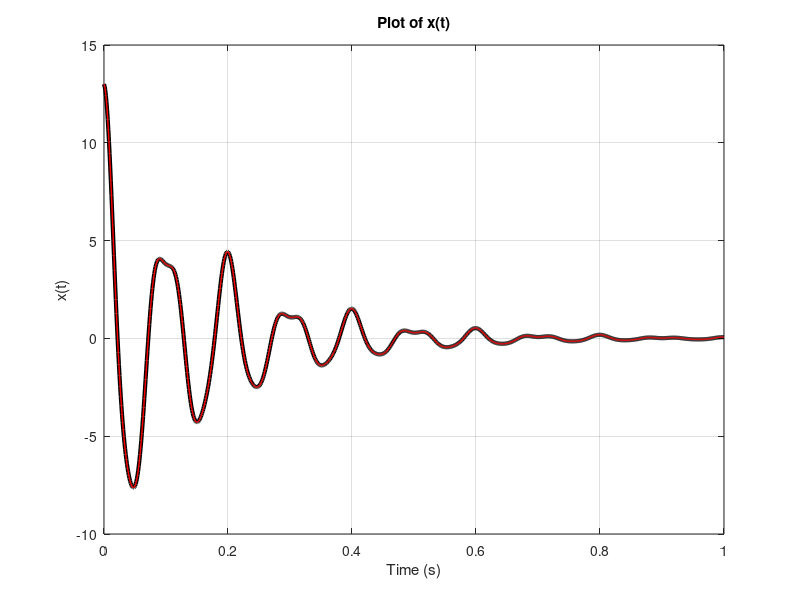

The MATLAB source for this figure:
% Parameters
alpha = [-0.9, -0.7, -0.8];  % Values of alpha1, alpha2, alpha3 (decay rates)
f = [10, 15, 25];            % Values of f1, f2, f3 (frequencies)
c = [10, 2, 1];              % Values of c1, c2, c3 (amplitudes)

% Define the time range
t = linspace(0, 1, 1000);  % Time from 0 to 1 second with 1000 points

% Calculate the original signal x(t)
x_t = c(1) * exp(2 * pi * alpha(1) * t) .* cos(2 * pi * f(1) * t) + ...  % First component
      c(2) * exp(2 * pi * alpha(2) * t) .* cos(2 * pi * f(2) * t) + ...  % Second component
      c(3) * exp(2 * pi * alpha(3) * t) .* cos(2 * pi * f(3) * t);       % Third component

% Define the poles as a complex array
poles = 2 * pi * [-0.8 + 1i*25, -0.8 - 1i*25, -0.7 + 1i*15, -0.7 - 1i*15, -0.9 + 1i*10, -0.9 - 1i*10];

% Define the residues as a complex array
residues = pi * [-0.8 + 1i*25, -0.8 - 1i*25, -1.4 + 1i*30, -1.4 - 1i*30, -9 + 1i*100, -9 - 1i*100];

% Initialize the reconstructed signal x_t_r as zeros (same size as t)
x_t_r = zeros(size(t));

% Loop over each pole and residue to reconstruct the signal x(t)
for n = 1:length(poles)
    x_t_r = x_t_r + (residues(n) / poles(n)) * exp(poles(n) * t);  % Add each term of the series
end

% Plot the original signal and the reconstructed signal
figure('Position', [10 10 460 260], 'Color', [1 1 1]);  % Create the figure window
plot(t, x_t, 'k', 'LineWidth', 3);  % Plot the original signal in black with thick line
hold on
plot(t, x_t_r, 'r', 'LineWidth', 1);  % Plot the reconstructed signal in red with thinner line
xlabel('Time (s)');  % Label the x-axis
ylabel('x(t)');  % Label the y-axis
title('Plot of x(t)');  % Title of the plot
grid on;  % Add grid to the plot

% Save the figure as an EPS file
saveas(gcf, 'fig4', 'epsc');
